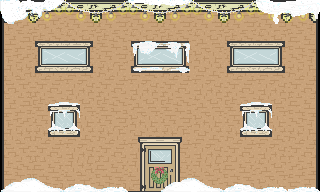

The image is a tile-based game level rendered from a .tmx file. Its description and complete source (layers, tilesets, objects, tile grids) follow:
An orthogonal 10x6 tile map with 32x32 px tiles, 5 tile layers (Tile Layer 1, Tile Layer 2, Tile Layer 3, Tile Layer 4, ...), 2 tilesets.

<map version="1.0" orientation="orthogonal" renderorder="right-down" width="10" height="6" tilewidth="32" tileheight="32" nextobjectid="1">
 <tileset firstgid="1" name="testsprite" tilewidth="32" tileheight="32">
  <image source="../tiled/testsprite.png" width="640" height="640" />
 </tileset>
 <tileset firstgid="401" name="testspriteevil" tilewidth="32" tileheight="32">
  <image source="../tiled/testspriteevil.png" width="640" height="640" />
 </tileset>
 <layer name="Tile Layer 1" width="10" height="6">
  <data>
   <tile gid="1" />
   <tile gid="2" />
   <tile gid="3" />
   <tile gid="4" />
   <tile gid="3" />
   <tile gid="4" />
   <tile gid="3" />
   <tile gid="4" />
   <tile gid="5" />
   <tile gid="6" />
   <tile gid="9" />
   <tile gid="10" />
   <tile gid="11" />
   <tile gid="10" />
   <tile gid="11" />
   <tile gid="10" />
   <tile gid="11" />
   <tile gid="10" />
   <tile gid="11" />
   <tile gid="8" />
   <tile gid="29" />
   <tile gid="30" />
   <tile gid="31" />
   <tile gid="30" />
   <tile gid="31" />
   <tile gid="30" />
   <tile gid="31" />
   <tile gid="30" />
   <tile gid="31" />
   <tile gid="28" />
   <tile gid="9" />
   <tile gid="10" />
   <tile gid="11" />
   <tile gid="10" />
   <tile gid="11" />
   <tile gid="10" />
   <tile gid="11" />
   <tile gid="10" />
   <tile gid="11" />
   <tile gid="8" />
   <tile gid="29" />
   <tile gid="30" />
   <tile gid="31" />
   <tile gid="30" />
   <tile gid="31" />
   <tile gid="30" />
   <tile gid="31" />
   <tile gid="30" />
   <tile gid="31" />
   <tile gid="28" />
   <tile gid="33" />
   <tile gid="34" />
   <tile gid="35" />
   <tile gid="36" />
   <tile gid="35" />
   <tile gid="36" />
   <tile gid="35" />
   <tile gid="36" />
   <tile gid="37" />
   <tile gid="38" />
  </data>
 </layer>
 <layer name="Tile Layer 2" width="10" height="6">
  <data>
   <tile gid="0" />
   <tile gid="0" />
   <tile gid="0" />
   <tile gid="0" />
   <tile gid="0" />
   <tile gid="0" />
   <tile gid="0" />
   <tile gid="0" />
   <tile gid="0" />
   <tile gid="0" />
   <tile gid="0" />
   <tile gid="90" />
   <tile gid="91" />
   <tile gid="0" />
   <tile gid="90" />
   <tile gid="91" />
   <tile gid="0" />
   <tile gid="90" />
   <tile gid="91" />
   <tile gid="0" />
   <tile gid="0" />
   <tile gid="110" />
   <tile gid="111" />
   <tile gid="0" />
   <tile gid="110" />
   <tile gid="111" />
   <tile gid="0" />
   <tile gid="110" />
   <tile gid="111" />
   <tile gid="0" />
   <tile gid="0" />
   <tile gid="92" />
   <tile gid="93" />
   <tile gid="0" />
   <tile gid="0" />
   <tile gid="0" />
   <tile gid="0" />
   <tile gid="92" />
   <tile gid="93" />
   <tile gid="0" />
   <tile gid="0" />
   <tile gid="112" />
   <tile gid="113" />
   <tile gid="0" />
   <tile gid="19" />
   <tile gid="20" />
   <tile gid="0" />
   <tile gid="112" />
   <tile gid="113" />
   <tile gid="0" />
   <tile gid="0" />
   <tile gid="0" />
   <tile gid="0" />
   <tile gid="0" />
   <tile gid="39" />
   <tile gid="40" />
   <tile gid="0" />
   <tile gid="0" />
   <tile gid="0" />
   <tile gid="0" />
  </data>
 </layer>
 <layer name="Tile Layer 3" width="10" height="6">
  <data>
   <tile gid="0" />
   <tile gid="0" />
   <tile gid="0" />
   <tile gid="0" />
   <tile gid="0" />
   <tile gid="0" />
   <tile gid="0" />
   <tile gid="0" />
   <tile gid="0" />
   <tile gid="0" />
   <tile gid="0" />
   <tile gid="0" />
   <tile gid="0" />
   <tile gid="0" />
   <tile gid="0" />
   <tile gid="0" />
   <tile gid="0" />
   <tile gid="0" />
   <tile gid="0" />
   <tile gid="0" />
   <tile gid="0" />
   <tile gid="0" />
   <tile gid="0" />
   <tile gid="0" />
   <tile gid="0" />
   <tile gid="0" />
   <tile gid="0" />
   <tile gid="0" />
   <tile gid="0" />
   <tile gid="0" />
   <tile gid="0" />
   <tile gid="0" />
   <tile gid="0" />
   <tile gid="0" />
   <tile gid="0" />
   <tile gid="0" />
   <tile gid="0" />
   <tile gid="0" />
   <tile gid="0" />
   <tile gid="0" />
   <tile gid="0" />
   <tile gid="0" />
   <tile gid="0" />
   <tile gid="0" />
   <tile gid="0" />
   <tile gid="0" />
   <tile gid="0" />
   <tile gid="0" />
   <tile gid="0" />
   <tile gid="0" />
   <tile gid="0" />
   <tile gid="0" />
   <tile gid="0" />
   <tile gid="0" />
   <tile gid="57" />
   <tile gid="58" />
   <tile gid="0" />
   <tile gid="0" />
   <tile gid="0" />
   <tile gid="0" />
  </data>
 </layer>
 <layer name="Tile Layer 4" width="10" height="6">
  <data>
   <tile gid="55" />
   <tile gid="56" />
   <tile gid="55" />
   <tile gid="56" />
   <tile gid="55" />
   <tile gid="56" />
   <tile gid="55" />
   <tile gid="56" />
   <tile gid="55" />
   <tile gid="56" />
   <tile gid="0" />
   <tile gid="0" />
   <tile gid="0" />
   <tile gid="0" />
   <tile gid="0" />
   <tile gid="0" />
   <tile gid="0" />
   <tile gid="0" />
   <tile gid="0" />
   <tile gid="0" />
   <tile gid="0" />
   <tile gid="0" />
   <tile gid="0" />
   <tile gid="0" />
   <tile gid="0" />
   <tile gid="0" />
   <tile gid="0" />
   <tile gid="0" />
   <tile gid="0" />
   <tile gid="0" />
   <tile gid="0" />
   <tile gid="0" />
   <tile gid="0" />
   <tile gid="0" />
   <tile gid="0" />
   <tile gid="0" />
   <tile gid="0" />
   <tile gid="0" />
   <tile gid="0" />
   <tile gid="0" />
   <tile gid="0" />
   <tile gid="0" />
   <tile gid="0" />
   <tile gid="0" />
   <tile gid="0" />
   <tile gid="0" />
   <tile gid="0" />
   <tile gid="0" />
   <tile gid="0" />
   <tile gid="0" />
   <tile gid="0" />
   <tile gid="0" />
   <tile gid="0" />
   <tile gid="0" />
   <tile gid="0" />
   <tile gid="0" />
   <tile gid="0" />
   <tile gid="0" />
   <tile gid="0" />
   <tile gid="0" />
  </data>
 </layer>
 <layer name="Tile Layer 5" width="10" height="6">
  <data>
   <tile gid="334" />
   <tile gid="335" />
   <tile gid="0" />
   <tile gid="0" />
   <tile gid="374" />
   <tile gid="375" />
   <tile gid="0" />
   <tile gid="0" />
   <tile gid="277" />
   <tile gid="278" />
   <tile gid="0" />
   <tile gid="0" />
   <tile gid="0" />
   <tile gid="0" />
   <tile gid="294" />
   <tile gid="295" />
   <tile gid="0" />
   <tile gid="0" />
   <tile gid="0" />
   <tile gid="0" />
   <tile gid="0" />
   <tile gid="0" />
   <tile gid="0" />
   <tile gid="0" />
   <tile gid="314" />
   <tile gid="315" />
   <tile gid="0" />
   <tile gid="0" />
   <tile gid="0" />
   <tile gid="0" />
   <tile gid="0" />
   <tile gid="242" />
   <tile gid="243" />
   <tile gid="0" />
   <tile gid="0" />
   <tile gid="0" />
   <tile gid="0" />
   <tile gid="242" />
   <tile gid="243" />
   <tile gid="0" />
   <tile gid="0" />
   <tile gid="262" />
   <tile gid="263" />
   <tile gid="0" />
   <tile gid="0" />
   <tile gid="0" />
   <tile gid="0" />
   <tile gid="262" />
   <tile gid="263" />
   <tile gid="0" />
   <tile gid="271" />
   <tile gid="272" />
   <tile gid="273" />
   <tile gid="274" />
   <tile gid="0" />
   <tile gid="271" />
   <tile gid="272" />
   <tile gid="273" />
   <tile gid="274" />
   <tile gid="274" />
  </data>
 </layer>
</map>
